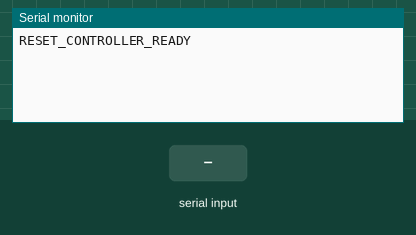
A sketch run on a simulated Arduino Uno, built with avr-gcc and run on an emulated ATmega328P. Parts: the last lines printed to the serial monitor. Inputs (shaded band) come from the test bench.

Above: at 1.2 s.
1.3 s: "P;" received over Serial
At 2.5 s:
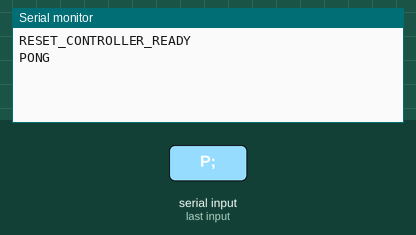
2.8 s: "R;" received over Serial
At 4.2 s:
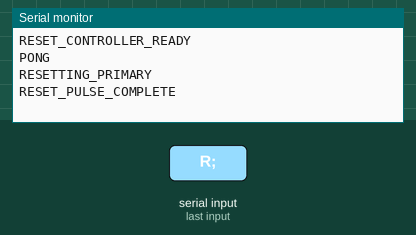
4.5 s: "1;" received over Serial
At 5.0 s:
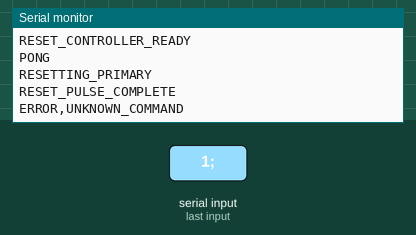

Measured:
- after the input at 1.3 s, the serial monitor: prints a new line at once (image 1)
- after the input at 2.8 s, the serial monitor: prints a new line at once (image 2)
- after the input at 4.5 s, the serial monitor: prints a new line at once (image 3)

The sketch:

reset-controller.ino
```cpp
const unsigned long BAUD_RATE = 9600;
const uint8_t RESET_PIN = 7;

void setup() {
  // Set the idle output HIGH before enabling output mode.
  digitalWrite(RESET_PIN, HIGH);
  pinMode(RESET_PIN, OUTPUT);

  Serial.begin(BAUD_RATE);
  Serial.setTimeout(500);

  Serial.println(F("RESET_CONTROLLER_READY"));
}

void loop() {
  if (Serial.available() > 0) {
    String command = Serial.readStringUntil(';');
    command.trim();

    if (command == "P") {
      Serial.println(F("PONG"));
    }
    else if (command == "R") {
      Serial.println(F("RESETTING_PRIMARY"));

      // RESET is active-low.
      digitalWrite(RESET_PIN, LOW);
      delay(250);
      digitalWrite(RESET_PIN, HIGH);

      Serial.println(F("RESET_PULSE_COMPLETE"));
    }
    else {
      Serial.println(F("ERROR,UNKNOWN_COMMAND"));
    }
  }
}
```
